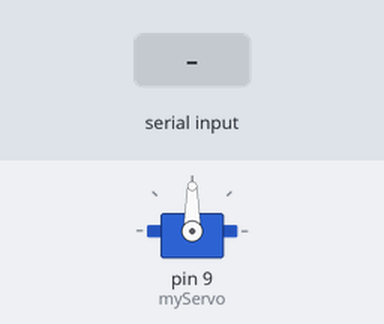
Recording of a sketch running on a simulated Arduino Uno, built with avr-gcc and run on an emulated ATmega328P. On the bench: servo. Inputs (shaded band) come from the test bench.

Above: at 1.2 s.
1.3 s: "30,150\n" received over Serial
At 2.5 s:
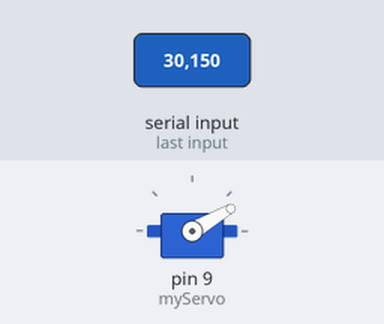
2.8 s: "5\n" received over Serial
At 3.7 s:
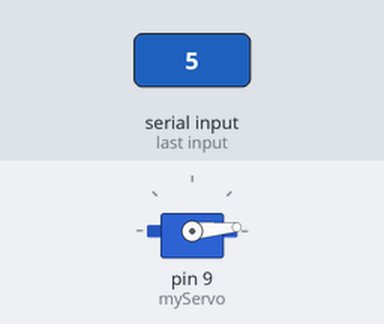
4.3 s: "200\n" received over Serial
At 4.9 s:
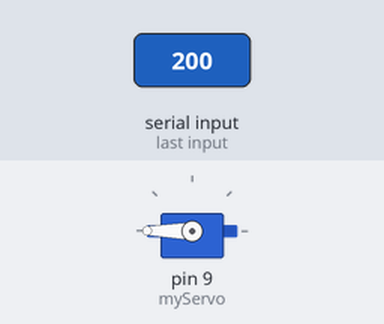
5.8 s: "90,45\n" received over Serial
At 6.1 s:
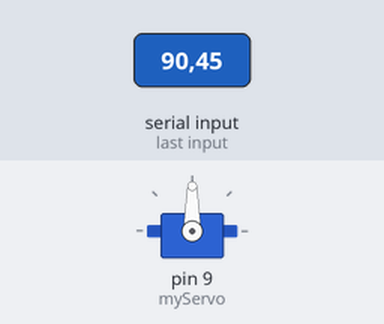
Timing chart, 0 to 8.3 s (numbered marks = the images above; inputs shaded):
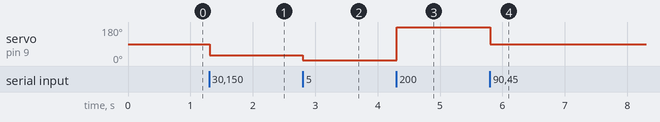

The sketch:

rt_servo_update.ino
```cpp
#include <Servo.h>

Servo myServo;  // Create servo object
int inputSpeed = 90;

void setup() {
  Serial.begin(9600);
  myServo.attach(9);  // Connect servo signal wire to pin 9
}

void loop() {
    if (Serial.available()) {
        String data = Serial.readStringUntil('\n');  // Read until newline
        inputSpeed = data.toInt();
    }
    myServo.write(inputSpeed);   // Clockwise
}
```

Measured:
- after the input at 1.3 s, servo on pin 9 (myServo): 90° → 30° at once
- after the input at 2.8 s, servo on pin 9 (myServo): 30° → 5° at once
- after the input at 4.3 s, servo on pin 9 (myServo): 5° → 180° at once
- after the input at 5.8 s, servo on pin 9 (myServo): 180° → 90° at once
